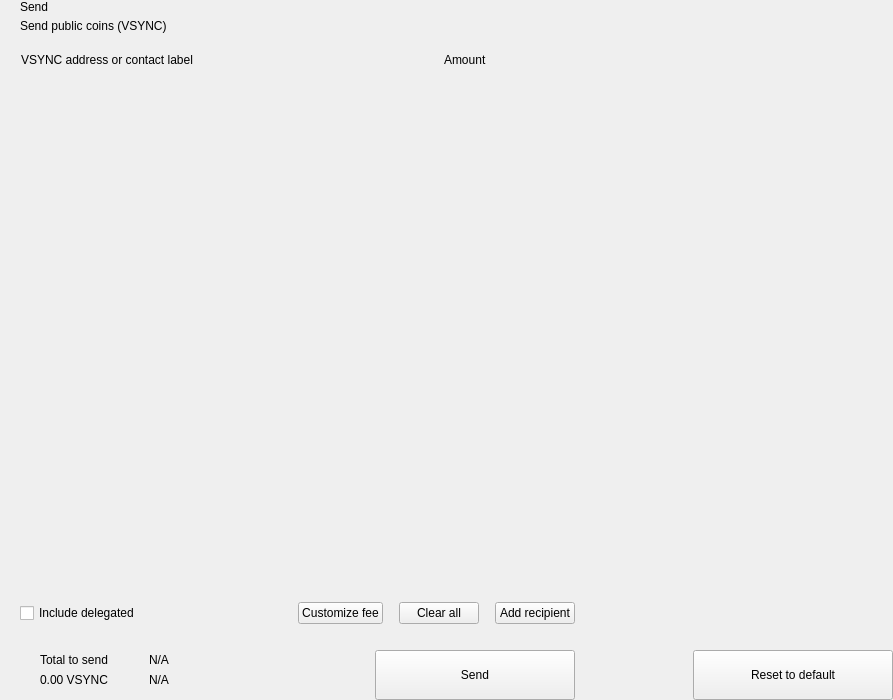
<?xml version="1.0" encoding="UTF-8"?>
<ui version="4.0">
 <class>send</class>
 <widget class="QWidget" name="send">
  <property name="geometry">
   <rect>
    <x>0</x>
    <y>0</y>
    <width>893</width>
    <height>700</height>
   </rect>
  </property>
  <property name="windowTitle">
   <string>Form</string>
  </property>
  <layout class="QHBoxLayout" name="horizontalLayout_2" stretch="2,1">
   <property name="spacing">
    <number>0</number>
   </property>
   <property name="leftMargin">
    <number>0</number>
   </property>
   <property name="topMargin">
    <number>0</number>
   </property>
   <property name="rightMargin">
    <number>0</number>
   </property>
   <property name="bottomMargin">
    <number>0</number>
   </property>
   <item>
    <widget class="QWidget" name="left" native="true">
     <layout class="QVBoxLayout" name="verticalLayout_3">
      <property name="spacing">
       <number>0</number>
      </property>
      <property name="leftMargin">
       <number>0</number>
      </property>
      <property name="topMargin">
       <number>0</number>
      </property>
      <property name="rightMargin">
       <number>0</number>
      </property>
      <property name="bottomMargin">
       <number>0</number>
      </property>
      <item>
       <layout class="QVBoxLayout" name="verticalLayout_22" stretch="0,0,0,1,0,0,0,0">
        <property name="spacing">
         <number>0</number>
        </property>
        <item>
         <layout class="QHBoxLayout" name="horizontalLayout_3">
          <property name="spacing">
           <number>0</number>
          </property>
          <property name="leftMargin">
           <number>20</number>
          </property>
          <property name="rightMargin">
           <number>20</number>
          </property>
          <item>
           <layout class="QVBoxLayout" name="verticalLayout">
            <property name="spacing">
             <number>5</number>
            </property>
            <item>
             <widget class="QLabel" name="labelTitle">
              <property name="text">
               <string>Send</string>
              </property>
              <property name="alignment">
               <set>Qt::AlignLeading|Qt::AlignLeft|Qt::AlignVCenter</set>
              </property>
             </widget>
            </item>
            <item>
             <widget class="QLabel" name="labelSubtitle1">
              <property name="text">
               <string>Send public coins (VSYNC)</string>
              </property>
             </widget>
            </item>
           </layout>
          </item>
          <item>
           <spacer name="horizontalSpacer">
            <property name="orientation">
             <enum>Qt::Horizontal</enum>
            </property>
            <property name="sizeHint" stdset="0">
             <size>
              <width>40</width>
              <height>20</height>
             </size>
            </property>
           </spacer>
          </item>
         </layout>
        </item>
        <item>
         <spacer name="verticalSpacer_2">
          <property name="orientation">
           <enum>Qt::Vertical</enum>
          </property>
          <property name="sizeType">
           <enum>QSizePolicy::Fixed</enum>
          </property>
          <property name="sizeHint" stdset="0">
           <size>
            <width>20</width>
            <height>20</height>
           </size>
          </property>
         </spacer>
        </item>
        <item>
         <layout class="QHBoxLayout" name="horizontalLayout" stretch="6,0,2">
          <property name="spacing">
           <number>0</number>
          </property>
          <property name="leftMargin">
           <number>10</number>
          </property>
          <property name="topMargin">
           <number>0</number>
          </property>
          <property name="rightMargin">
           <number>20</number>
          </property>
          <property name="bottomMargin">
           <number>0</number>
          </property>
          <item>
           <widget class="QLabel" name="labelSubtitleAddress">
            <property name="styleSheet">
             <string notr="true">margin-left:8px;</string>
            </property>
            <property name="text">
             <string>VSYNC address or contact label</string>
            </property>
           </widget>
          </item>
          <item>
           <spacer name="horizontalSpacer_3">
            <property name="orientation">
             <enum>Qt::Horizontal</enum>
            </property>
            <property name="sizeType">
             <enum>QSizePolicy::Fixed</enum>
            </property>
            <property name="sizeHint" stdset="0">
             <size>
              <width>40</width>
              <height>1</height>
             </size>
            </property>
           </spacer>
          </item>
          <item>
           <widget class="QLabel" name="labelSubtitleAmount">
            <property name="text">
             <string>Amount</string>
            </property>
           </widget>
          </item>
         </layout>
        </item>
        <item>
         <widget class="QScrollArea" name="scrollArea">
          <property name="minimumSize">
           <size>
            <width>0</width>
            <height>350</height>
           </size>
          </property>
          <property name="styleSheet">
           <string notr="true">#scrollArea {
            background:transparent;
            margin-top:10px;
}</string>
          </property>
          <property name="horizontalScrollBarPolicy">
           <enum>Qt::ScrollBarAlwaysOff</enum>
          </property>
          <property name="sizeAdjustPolicy">
           <enum>QAbstractScrollArea::AdjustIgnored</enum>
          </property>
          <property name="widgetResizable">
           <bool>true</bool>
          </property>
          <property name="alignment">
           <set>Qt::AlignLeading|Qt::AlignLeft|Qt::AlignTop</set>
          </property>
          <widget class="QWidget" name="scrollAreaWidgetContents">
           <property name="geometry">
            <rect>
             <x>0</x>
             <y>0</y>
             <width>591</width>
             <height>16</height>
            </rect>
           </property>
           <property name="sizePolicy">
            <sizepolicy hsizetype="Preferred" vsizetype="Maximum">
             <horstretch>0</horstretch>
             <verstretch>0</verstretch>
            </sizepolicy>
           </property>
           <property name="autoFillBackground">
            <bool>false</bool>
           </property>
           <property name="styleSheet">
            <string notr="true">#scrollAreaWidgetContents {
             background:transparent;
             }</string>
           </property>
           <layout class="QVBoxLayout" name="verticalLayout_7">
            <property name="spacing">
             <number>0</number>
            </property>
            <property name="sizeConstraint">
             <enum>QLayout::SetDefaultConstraint</enum>
            </property>
            <property name="leftMargin">
             <number>0</number>
            </property>
            <property name="topMargin">
             <number>0</number>
            </property>
            <property name="rightMargin">
             <number>0</number>
            </property>
            <property name="bottomMargin">
             <number>0</number>
            </property>
           </layout>
          </widget>
         </widget>
        </item>
        <item>
         <spacer name="verticalSpacer_4">
          <property name="orientation">
           <enum>Qt::Vertical</enum>
          </property>
          <property name="sizeType">
           <enum>QSizePolicy::Fixed</enum>
          </property>
          <property name="sizeHint" stdset="0">
           <size>
            <width>20</width>
            <height>20</height>
           </size>
          </property>
         </spacer>
        </item>
        <item>
         <layout class="QHBoxLayout" name="horizontalLayout_20">
          <property name="spacing">
           <number>6</number>
          </property>
          <property name="leftMargin">
           <number>20</number>
          </property>
          <property name="rightMargin">
           <number>20</number>
          </property>
          <item>
           <widget class="QCheckBox" name="checkBoxDelegations">
            <property name="layoutDirection">
             <enum>Qt::LeftToRight</enum>
            </property>
            <property name="text">
             <string>Include delegated</string>
            </property>
           </widget>
          </item>
          <item>
           <spacer name="horizontalSpacer_4">
            <property name="orientation">
             <enum>Qt::Horizontal</enum>
            </property>
            <property name="sizeHint" stdset="0">
             <size>
              <width>10</width>
              <height>20</height>
             </size>
            </property>
           </spacer>
          </item>
          <item>
           <widget class="QPushButton" name="pushButtonFee">
            <property name="focusPolicy">
             <enum>Qt::NoFocus</enum>
            </property>
            <property name="text">
             <string>Customize fee</string>
            </property>
           </widget>
          </item>
          <item>
           <spacer name="horizontalSpacer_11">
            <property name="orientation">
             <enum>Qt::Horizontal</enum>
            </property>
            <property name="sizeType">
             <enum>QSizePolicy::Minimum</enum>
            </property>
            <property name="sizeHint" stdset="0">
             <size>
              <width>10</width>
              <height>20</height>
             </size>
            </property>
           </spacer>
          </item>
          <item>
           <widget class="QPushButton" name="pushButtonClear">
            <property name="focusPolicy">
             <enum>Qt::NoFocus</enum>
            </property>
            <property name="layoutDirection">
             <enum>Qt::RightToLeft</enum>
            </property>
            <property name="text">
             <string>Clear all</string>
            </property>
           </widget>
          </item>
          <item>
           <spacer name="horizontalSpacer_6">
            <property name="orientation">
             <enum>Qt::Horizontal</enum>
            </property>
            <property name="sizeType">
             <enum>QSizePolicy::Fixed</enum>
            </property>
            <property name="sizeHint" stdset="0">
             <size>
              <width>10</width>
              <height>20</height>
             </size>
            </property>
           </spacer>
          </item>
          <item>
           <widget class="QPushButton" name="pushButtonAddRecipient">
            <property name="focusPolicy">
             <enum>Qt::NoFocus</enum>
            </property>
            <property name="text">
             <string>Add recipient</string>
            </property>
           </widget>
          </item>
         </layout>
        </item>
        <item>
         <spacer name="verticalSpacer">
          <property name="orientation">
           <enum>Qt::Vertical</enum>
          </property>
          <property name="sizeType">
           <enum>QSizePolicy::Fixed</enum>
          </property>
          <property name="sizeHint" stdset="0">
           <size>
            <width>20</width>
            <height>16</height>
           </size>
          </property>
         </spacer>
        </item>
        <item>
         <layout class="QHBoxLayout" name="horizontalLayout_7">
          <property name="rightMargin">
           <number>20</number>
          </property>
          <item>
           <layout class="QHBoxLayout" name="horizontalLayout_10">
            <property name="spacing">
             <number>0</number>
            </property>
            <property name="leftMargin">
             <number>8</number>
            </property>
            <item>
             <widget class="QStackedWidget" name="stackedWidget">
              <property name="minimumSize">
               <size>
                <width>0</width>
                <height>60</height>
               </size>
              </property>
              <property name="maximumSize">
               <size>
                <width>16777215</width>
                <height>60</height>
               </size>
              </property>
              <widget class="QWidget" name="page1">
               <layout class="QVBoxLayout" name="verticalLayout_71" stretch="0">
                <property name="spacing">
                 <number>6</number>
                </property>
                <property name="leftMargin">
                 <number>12</number>
                </property>
                <property name="topMargin">
                 <number>0</number>
                </property>
                <property name="rightMargin">
                 <number>0</number>
                </property>
                <property name="bottomMargin">
                 <number>0</number>
                </property>
                <item>
                 <widget class="QWidget" name="coinWidget" native="true">
                  <property name="minimumSize">
                   <size>
                    <width>0</width>
                    <height>60</height>
                   </size>
                  </property>
                  <property name="maximumSize">
                   <size>
                    <width>16777215</width>
                    <height>60</height>
                   </size>
                  </property>
                  <layout class="QHBoxLayout" name="horizontalLayout_9">
                   <property name="spacing">
                    <number>0</number>
                   </property>
                   <property name="leftMargin">
                    <number>20</number>
                   </property>
                   <property name="topMargin">
                    <number>10</number>
                   </property>
                   <property name="rightMargin">
                    <number>20</number>
                   </property>
                   <property name="bottomMargin">
                    <number>10</number>
                   </property>
                   <item>
                    <layout class="QVBoxLayout" name="verticalSend">
                     <property name="spacing">
                      <number>0</number>
                     </property>
                     <item>
                      <widget class="QLabel" name="labelTitleTotalSend">
                       <property name="text">
                        <string>Total to send</string>
                       </property>
                      </widget>
                     </item>
                     <item>
                      <widget class="QLabel" name="labelAmountSend">
                       <property name="text">
                        <string notr="true">0.00 VSYNC</string>
                       </property>
                      </widget>
                     </item>
                    </layout>
                   </item>
                   <item>
                    <spacer name="horizontalSpacer_9">
                     <property name="orientation">
                      <enum>Qt::Horizontal</enum>
                     </property>
                     <property name="sizeType">
                      <enum>QSizePolicy::Fixed</enum>
                     </property>
                     <property name="sizeHint" stdset="0">
                      <size>
                       <width>20</width>
                       <height>20</height>
                      </size>
                     </property>
                    </spacer>
                   </item>
                   <item>
                    <widget class="QLabel" name="labelLine">
                     <property name="minimumSize">
                      <size>
                       <width>1</width>
                       <height>0</height>
                      </size>
                     </property>
                     <property name="maximumSize">
                      <size>
                       <width>1</width>
                       <height>16777215</height>
                      </size>
                     </property>
                     <property name="text">
                      <string/>
                     </property>
                    </widget>
                   </item>
                   <item>
                    <spacer name="horizontalSpacer_10">
                     <property name="orientation">
                      <enum>Qt::Horizontal</enum>
                     </property>
                     <property name="sizeType">
                      <enum>QSizePolicy::Fixed</enum>
                     </property>
                     <property name="sizeHint" stdset="0">
                      <size>
                       <width>20</width>
                       <height>20</height>
                      </size>
                     </property>
                    </spacer>
                   </item>
                   <item>
                    <layout class="QVBoxLayout" name="verticalRemaining">
                     <property name="spacing">
                      <number>0</number>
                     </property>
                     <item>
                      <widget class="QLabel" name="labelTitleTotalRemaining">
                       <property name="text">
                        <string notr="true">N/A</string>
                       </property>
                      </widget>
                     </item>
                     <item>
                      <widget class="QLabel" name="labelAmountRemaining">
                       <property name="text">
                        <string notr="true">N/A</string>
                       </property>
                      </widget>
                     </item>
                    </layout>
                   </item>
                  </layout>
                 </widget>
                </item>
               </layout>
              </widget>
              <widget class="QWidget" name="page_2"/>
             </widget>
            </item>
           </layout>
          </item>
          <item>
           <spacer name="horizontalSpacer_5">
            <property name="orientation">
             <enum>Qt::Horizontal</enum>
            </property>
            <property name="sizeType">
             <enum>QSizePolicy::Expanding</enum>
            </property>
            <property name="sizeHint" stdset="0">
             <size>
              <width>40</width>
              <height>20</height>
             </size>
            </property>
           </spacer>
          </item>
          <item alignment="Qt::AlignBottom">
           <widget class="QPushButton" name="pushButtonSave">
            <property name="minimumSize">
             <size>
              <width>200</width>
              <height>50</height>
             </size>
            </property>
            <property name="maximumSize">
             <size>
              <width>200</width>
              <height>50</height>
             </size>
            </property>
            <property name="focusPolicy">
             <enum>Qt::NoFocus</enum>
            </property>
            <property name="text">
             <string>Send</string>
            </property>
           </widget>
          </item>
         </layout>
        </item>
       </layout>
      </item>
     </layout>
    </widget>
   </item>
   <item>
    <widget class="QWidget" name="right" native="true">
     <layout class="QVBoxLayout" name="verticalLayout_5">
      <property name="leftMargin">
       <number>0</number>
      </property>
      <property name="topMargin">
       <number>0</number>
      </property>
      <property name="rightMargin">
       <number>0</number>
      </property>
      <property name="bottomMargin">
       <number>0</number>
      </property>
      <item>
       <layout class="QVBoxLayout" name="verticalLayout_4">
        <property name="spacing">
         <number>6</number>
        </property>
        <item>
         <widget class="OptionButton" name="btnCoinControl" native="true">
          <property name="minimumSize">
           <size>
            <width>0</width>
            <height>50</height>
           </size>
          </property>
         </widget>
        </item>
        <item>
         <widget class="OptionButton" name="btnChangeAddress" native="true">
          <property name="minimumSize">
           <size>
            <width>0</width>
            <height>50</height>
           </size>
          </property>
         </widget>
        </item>
        <item>
         <widget class="OptionButton" name="btnUri" native="true">
          <property name="minimumSize">
           <size>
            <width>0</width>
            <height>50</height>
           </size>
          </property>
         </widget>
        </item>
        <item>
         <spacer name="verticalSpacer_5">
          <property name="orientation">
           <enum>Qt::Vertical</enum>
          </property>
          <property name="sizeHint" stdset="0">
           <size>
            <width>20</width>
            <height>40</height>
           </size>
          </property>
         </spacer>
        </item>
        <item>
         <layout class="QHBoxLayout" name="horizontalLayout_8">
          <item>
           <spacer name="horizontalSpacer_7">
            <property name="orientation">
             <enum>Qt::Horizontal</enum>
            </property>
            <property name="sizeHint" stdset="0">
             <size>
              <width>40</width>
              <height>20</height>
             </size>
            </property>
           </spacer>
          </item>
          <item>
           <widget class="QPushButton" name="pushButtonReset">
            <property name="minimumSize">
             <size>
              <width>200</width>
              <height>50</height>
             </size>
            </property>
            <property name="maximumSize">
             <size>
              <width>200</width>
              <height>50</height>
             </size>
            </property>
            <property name="focusPolicy">
             <enum>Qt::NoFocus</enum>
            </property>
            <property name="text">
             <string>Reset to default</string>
            </property>
           </widget>
          </item>
         </layout>
        </item>
       </layout>
      </item>
     </layout>
    </widget>
   </item>
  </layout>
 </widget>
 <customwidgets>
  <customwidget>
   <class>OptionButton</class>
   <extends>QWidget</extends>
   <header>qt/vsync/optionbutton.h</header>
   <container>1</container>
  </customwidget>
 </customwidgets>
 <resources/>
 <connections/>
</ui>
